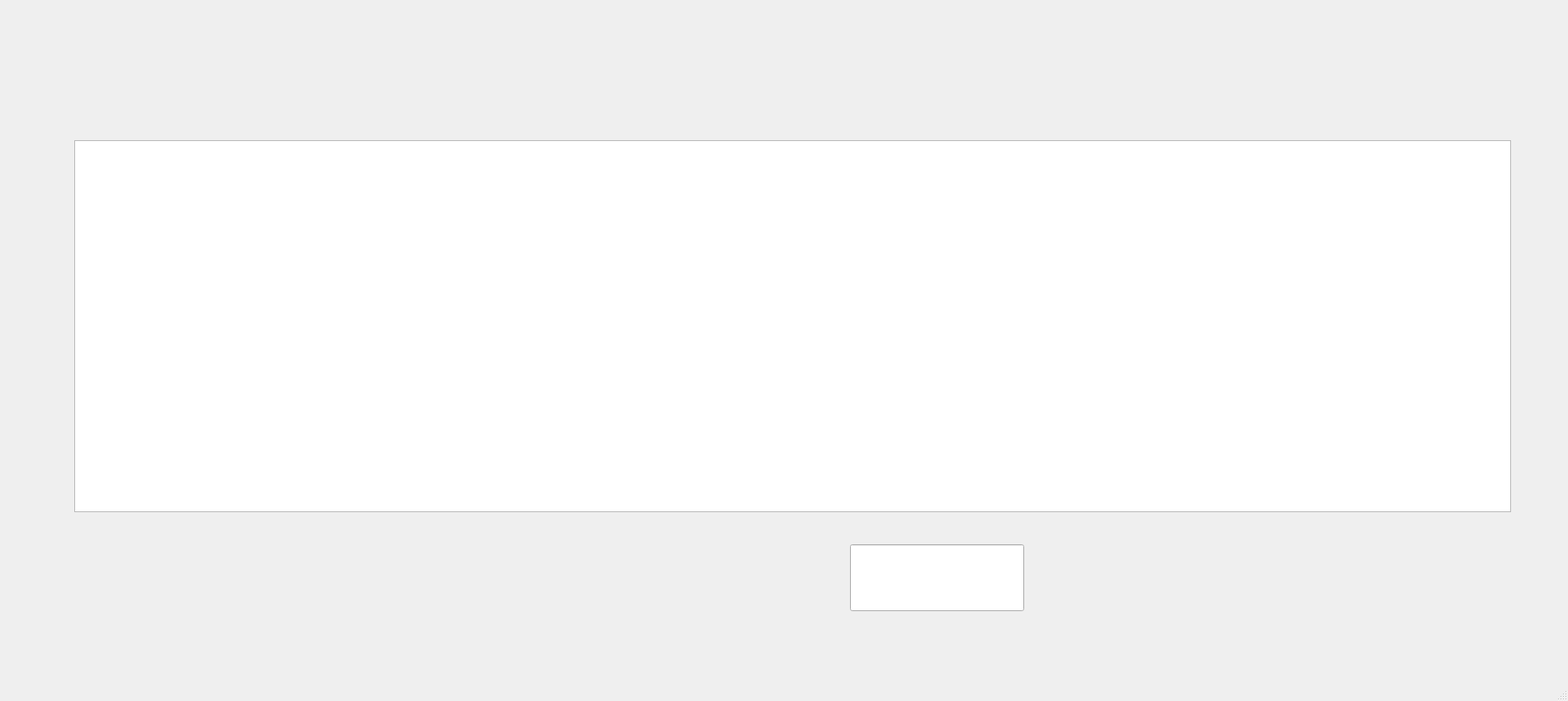
<?xml version="1.0" encoding="UTF-8"?>
<ui version="4.0">
 <class>ventanaMenuPrincipal</class>
 <widget class="QMainWindow" name="ventanaMenuPrincipal">
  <property name="geometry">
   <rect>
    <x>0</x>
    <y>0</y>
    <width>1900</width>
    <height>850</height>
   </rect>
  </property>
  <property name="minimumSize">
   <size>
    <width>1900</width>
    <height>850</height>
   </size>
  </property>
  <property name="maximumSize">
   <size>
    <width>1900</width>
    <height>850</height>
   </size>
  </property>
  <property name="windowTitle">
   <string>Menú principal del sistema</string>
  </property>
  <widget class="QWidget" name="centralwidget">
   <widget class="QLabel" name="labelFondoMenuEliminarPerfil">
    <property name="geometry">
     <rect>
      <x>0</x>
      <y>0</y>
      <width>1900</width>
      <height>851</height>
     </rect>
    </property>
    <property name="text">
     <string/>
    </property>
    <property name="pixmap">
     <pixmap>menuEliminarPerfilFigma.png</pixmap>
    </property>
   </widget>
   <widget class="QLabel" name="labelRealizarEliminacion">
    <property name="geometry">
     <rect>
      <x>1290</x>
      <y>650</y>
      <width>291</width>
      <height>101</height>
     </rect>
    </property>
    <property name="styleSheet">
     <string notr="true">background-color:transparent;</string>
    </property>
    <property name="text">
     <string/>
    </property>
   </widget>
   <widget class="QLabel" name="labelVolverInicio">
    <property name="geometry">
     <rect>
      <x>430</x>
      <y>0</y>
      <width>431</width>
      <height>101</height>
     </rect>
    </property>
    <property name="styleSheet">
     <string notr="true">background-color:transparent;</string>
    </property>
    <property name="text">
     <string/>
    </property>
   </widget>
   <widget class="QLineEdit" name="lineEditIdPerfilEliminar">
    <property name="geometry">
     <rect>
      <x>1030</x>
      <y>660</y>
      <width>211</width>
      <height>81</height>
     </rect>
    </property>
   </widget>
   <widget class="QTableView" name="tableViewVerPerfiles">
    <property name="geometry">
     <rect>
      <x>90</x>
      <y>170</y>
      <width>1741</width>
      <height>451</height>
     </rect>
    </property>
   </widget>
   <widget class="QLabel" name="labelConfiguracion">
    <property name="geometry">
     <rect>
      <x>860</x>
      <y>0</y>
      <width>531</width>
      <height>101</height>
     </rect>
    </property>
    <property name="styleSheet">
     <string notr="true">background-color:transparent;</string>
    </property>
    <property name="text">
     <string/>
    </property>
   </widget>
  </widget>
  <widget class="QStatusBar" name="statusbar"/>
 </widget>
 <resources/>
 <connections/>
</ui>
